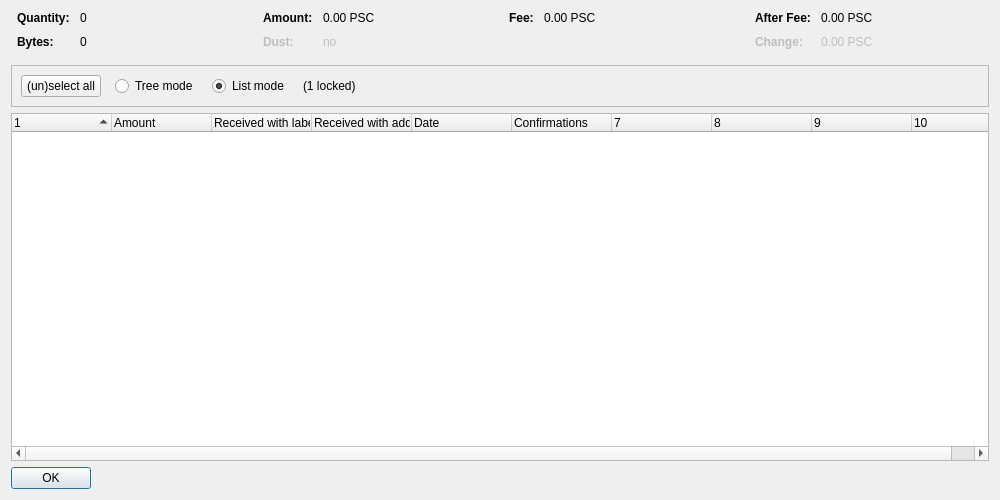
<?xml version="1.0" encoding="UTF-8"?>
<ui version="4.0">
 <class>CoinControlDialog</class>
 <widget class="QDialog" name="CoinControlDialog">
  <property name="geometry">
   <rect>
    <x>0</x>
    <y>0</y>
    <width>1000</width>
    <height>500</height>
   </rect>
  </property>
  <property name="windowTitle">
   <string>Coin Selection</string>
  </property>
  <layout class="QVBoxLayout" name="verticalLayout">
   <item>
    <layout class="QHBoxLayout" name="horizontalLayoutTop" stretch="0,0,0,0">
     <property name="topMargin">
      <number>0</number>
     </property>
     <property name="bottomMargin">
      <number>10</number>
     </property>
     <item>
      <layout class="QFormLayout" name="formLayoutCoinControl1">
       <property name="horizontalSpacing">
        <number>10</number>
       </property>
       <property name="verticalSpacing">
        <number>10</number>
       </property>
       <property name="leftMargin">
        <number>6</number>
       </property>
       <property name="rightMargin">
        <number>6</number>
       </property>
       <item row="0" column="0">
        <widget class="QLabel" name="labelCoinControlQuantityText">
         <property name="font">
          <font>
           <weight>75</weight>
           <bold>true</bold>
          </font>
         </property>
         <property name="text">
          <string>Quantity:</string>
         </property>
        </widget>
       </item>
       <item row="0" column="1">
        <widget class="QLabel" name="labelCoinControlQuantity">
         <property name="cursor">
          <cursorShape>IBeamCursor</cursorShape>
         </property>
         <property name="contextMenuPolicy">
          <enum>Qt::ActionsContextMenu</enum>
         </property>
         <property name="text">
          <string notr="true">0</string>
         </property>
         <property name="textInteractionFlags">
          <set>Qt::LinksAccessibleByMouse|Qt::TextSelectableByKeyboard|Qt::TextSelectableByMouse</set>
         </property>
        </widget>
       </item>
       <item row="1" column="0">
        <widget class="QLabel" name="labelCoinControlBytesText">
         <property name="font">
          <font>
           <weight>75</weight>
           <bold>true</bold>
          </font>
         </property>
         <property name="text">
          <string>Bytes:</string>
         </property>
        </widget>
       </item>
       <item row="1" column="1">
        <widget class="QLabel" name="labelCoinControlBytes">
         <property name="cursor">
          <cursorShape>IBeamCursor</cursorShape>
         </property>
         <property name="contextMenuPolicy">
          <enum>Qt::ActionsContextMenu</enum>
         </property>
         <property name="text">
          <string notr="true">0</string>
         </property>
         <property name="textInteractionFlags">
          <set>Qt::LinksAccessibleByMouse|Qt::TextSelectableByKeyboard|Qt::TextSelectableByMouse</set>
         </property>
        </widget>
       </item>
      </layout>
     </item>
     <item>
      <layout class="QFormLayout" name="formLayoutCoinControl2">
       <property name="horizontalSpacing">
        <number>10</number>
       </property>
       <property name="verticalSpacing">
        <number>10</number>
       </property>
       <property name="leftMargin">
        <number>6</number>
       </property>
       <property name="rightMargin">
        <number>6</number>
       </property>
       <item row="0" column="0">
        <widget class="QLabel" name="labelCoinControlAmountText">
         <property name="font">
          <font>
           <weight>75</weight>
           <bold>true</bold>
          </font>
         </property>
         <property name="text">
          <string>Amount:</string>
         </property>
        </widget>
       </item>
       <item row="0" column="1">
        <widget class="QLabel" name="labelCoinControlAmount">
         <property name="cursor">
          <cursorShape>IBeamCursor</cursorShape>
         </property>
         <property name="contextMenuPolicy">
          <enum>Qt::ActionsContextMenu</enum>
         </property>
         <property name="text">
          <string notr="true">0.00 PSC</string>
         </property>
         <property name="textInteractionFlags">
          <set>Qt::LinksAccessibleByMouse|Qt::TextSelectableByKeyboard|Qt::TextSelectableByMouse</set>
         </property>
        </widget>
       </item>
       <item row="1" column="0">
        <widget class="QLabel" name="labelCoinControlLowOutputText">
         <property name="enabled">
          <bool>false</bool>
         </property>
         <property name="font">
          <font>
           <weight>75</weight>
           <bold>true</bold>
          </font>
         </property>
         <property name="text">
          <string>Dust:</string>
         </property>
        </widget>
       </item>
       <item row="1" column="1">
        <widget class="QLabel" name="labelCoinControlLowOutput">
         <property name="enabled">
          <bool>false</bool>
         </property>
         <property name="cursor">
          <cursorShape>IBeamCursor</cursorShape>
         </property>
         <property name="contextMenuPolicy">
          <enum>Qt::ActionsContextMenu</enum>
         </property>
         <property name="text">
          <string notr="true">no</string>
         </property>
         <property name="textInteractionFlags">
          <set>Qt::LinksAccessibleByMouse|Qt::TextSelectableByKeyboard|Qt::TextSelectableByMouse</set>
         </property>
        </widget>
       </item>
      </layout>
     </item>
     <item>
      <layout class="QFormLayout" name="formLayoutCoinControl3">
       <property name="horizontalSpacing">
        <number>10</number>
       </property>
       <property name="verticalSpacing">
        <number>10</number>
       </property>
       <property name="leftMargin">
        <number>6</number>
       </property>
       <property name="rightMargin">
        <number>6</number>
       </property>
       <item row="0" column="0">
        <widget class="QLabel" name="labelCoinControlFeeText">
         <property name="font">
          <font>
           <weight>75</weight>
           <bold>true</bold>
          </font>
         </property>
         <property name="text">
          <string>Fee:</string>
         </property>
        </widget>
       </item>
       <item row="0" column="1">
        <widget class="QLabel" name="labelCoinControlFee">
         <property name="cursor">
          <cursorShape>IBeamCursor</cursorShape>
         </property>
         <property name="contextMenuPolicy">
          <enum>Qt::ActionsContextMenu</enum>
         </property>
         <property name="text">
          <string notr="true">0.00 PSC</string>
         </property>
         <property name="textInteractionFlags">
          <set>Qt::LinksAccessibleByMouse|Qt::TextSelectableByKeyboard|Qt::TextSelectableByMouse</set>
         </property>
        </widget>
       </item>
      </layout>
     </item>
     <item>
      <layout class="QFormLayout" name="formLayoutCoinControl4">
       <property name="horizontalSpacing">
        <number>10</number>
       </property>
       <property name="verticalSpacing">
        <number>10</number>
       </property>
       <property name="leftMargin">
        <number>6</number>
       </property>
       <property name="rightMargin">
        <number>6</number>
       </property>
       <item row="0" column="0">
        <widget class="QLabel" name="labelCoinControlAfterFeeText">
         <property name="font">
          <font>
           <weight>75</weight>
           <bold>true</bold>
          </font>
         </property>
         <property name="text">
          <string>After Fee:</string>
         </property>
        </widget>
       </item>
       <item row="0" column="1">
        <widget class="QLabel" name="labelCoinControlAfterFee">
         <property name="cursor">
          <cursorShape>IBeamCursor</cursorShape>
         </property>
         <property name="contextMenuPolicy">
          <enum>Qt::ActionsContextMenu</enum>
         </property>
         <property name="text">
          <string notr="true">0.00 PSC</string>
         </property>
         <property name="textInteractionFlags">
          <set>Qt::LinksAccessibleByMouse|Qt::TextSelectableByKeyboard|Qt::TextSelectableByMouse</set>
         </property>
        </widget>
       </item>
       <item row="1" column="0">
        <widget class="QLabel" name="labelCoinControlChangeText">
         <property name="enabled">
          <bool>false</bool>
         </property>
         <property name="font">
          <font>
           <weight>75</weight>
           <bold>true</bold>
          </font>
         </property>
         <property name="text">
          <string>Change:</string>
         </property>
        </widget>
       </item>
       <item row="1" column="1">
        <widget class="QLabel" name="labelCoinControlChange">
         <property name="enabled">
          <bool>false</bool>
         </property>
         <property name="cursor">
          <cursorShape>IBeamCursor</cursorShape>
         </property>
         <property name="contextMenuPolicy">
          <enum>Qt::ActionsContextMenu</enum>
         </property>
         <property name="text">
          <string notr="true">0.00 PSC</string>
         </property>
         <property name="textInteractionFlags">
          <set>Qt::LinksAccessibleByMouse|Qt::TextSelectableByKeyboard|Qt::TextSelectableByMouse</set>
         </property>
        </widget>
       </item>
      </layout>
     </item>
    </layout>
   </item>
   <item>
    <widget class="QFrame" name="frame">
     <property name="minimumSize">
      <size>
       <width>0</width>
       <height>40</height>
      </size>
     </property>
     <property name="frameShape">
      <enum>QFrame::StyledPanel</enum>
     </property>
     <property name="frameShadow">
      <enum>QFrame::Sunken</enum>
     </property>
     <layout class="QHBoxLayout" name="horizontalLayout">
      <item>
       <layout class="QHBoxLayout" name="horizontalLayoutPanel" stretch="0,0,0,0,0">
        <property name="spacing">
         <number>14</number>
        </property>
        <item>
         <widget class="QPushButton" name="pushButtonSelectAll">
          <property name="sizePolicy">
           <sizepolicy hsizetype="Maximum" vsizetype="Fixed">
            <horstretch>0</horstretch>
            <verstretch>0</verstretch>
           </sizepolicy>
          </property>
          <property name="text">
           <string>(un)select all</string>
          </property>
          <property name="autoDefault">
           <bool>false</bool>
          </property>
         </widget>
        </item>
        <item>
         <widget class="QRadioButton" name="radioTreeMode">
          <property name="sizePolicy">
           <sizepolicy hsizetype="Maximum" vsizetype="Fixed">
            <horstretch>0</horstretch>
            <verstretch>0</verstretch>
           </sizepolicy>
          </property>
          <property name="text">
           <string>Tree mode</string>
          </property>
         </widget>
        </item>
        <item>
         <widget class="QRadioButton" name="radioListMode">
          <property name="sizePolicy">
           <sizepolicy hsizetype="Maximum" vsizetype="Fixed">
            <horstretch>0</horstretch>
            <verstretch>0</verstretch>
           </sizepolicy>
          </property>
          <property name="text">
           <string>List mode</string>
          </property>
          <property name="checked">
           <bool>true</bool>
          </property>
         </widget>
        </item>
        <item>
         <widget class="QLabel" name="labelLocked">
          <property name="text">
           <string notr="true">(1 locked)</string>
          </property>
         </widget>
        </item>
        <item>
         <spacer name="horizontalSpacer">
          <property name="orientation">
           <enum>Qt::Horizontal</enum>
          </property>
          <property name="sizeHint" stdset="0">
           <size>
            <width>40</width>
            <height>20</height>
           </size>
          </property>
         </spacer>
        </item>
       </layout>
      </item>
     </layout>
    </widget>
   </item>
   <item>
    <widget class="CoinControlTreeWidget" name="treeWidget">
     <property name="contextMenuPolicy">
      <enum>Qt::CustomContextMenu</enum>
     </property>
     <property name="sortingEnabled">
      <bool>false</bool>
     </property>
     <property name="columnCount">
      <number>10</number>
     </property>
     <attribute name="headerShowSortIndicator" stdset="0">
      <bool>true</bool>
     </attribute>
     <attribute name="headerStretchLastSection">
      <bool>false</bool>
     </attribute>
     <column>
      <property name="text">
       <string/>
      </property>
     </column>
     <column>
      <property name="text">
       <string>Amount</string>
      </property>
     </column>
     <column>
      <property name="text">
       <string>Received with label</string>
      </property>
     </column>
     <column>
      <property name="text">
       <string>Received with address</string>
      </property>
     </column>
     <column>
      <property name="text">
       <string>Date</string>
      </property>
     </column>
     <column>
      <property name="text">
       <string>Confirmations</string>
      </property>
      <property name="toolTip">
       <string>Confirmed</string>
      </property>
     </column>
     <column>
      <property name="text">
       <string/>
      </property>
     </column>
     <column>
      <property name="text">
       <string/>
      </property>
     </column>
     <column>
      <property name="text">
       <string/>
      </property>
     </column>
     <column>
      <property name="text">
       <string/>
      </property>
     </column>
    </widget>
   </item>
   <item>
    <widget class="QDialogButtonBox" name="buttonBox">
     <property name="sizePolicy">
      <sizepolicy hsizetype="Maximum" vsizetype="Fixed">
       <horstretch>0</horstretch>
       <verstretch>0</verstretch>
      </sizepolicy>
     </property>
     <property name="orientation">
      <enum>Qt::Horizontal</enum>
     </property>
     <property name="standardButtons">
      <set>QDialogButtonBox::Ok</set>
     </property>
    </widget>
   </item>
  </layout>
 </widget>
 <customwidgets>
  <customwidget>
   <class>CoinControlTreeWidget</class>
   <extends>QTreeWidget</extends>
   <header>qt/coincontroltreewidget.h</header>
  </customwidget>
 </customwidgets>
 <resources/>
 <connections/>
</ui>
